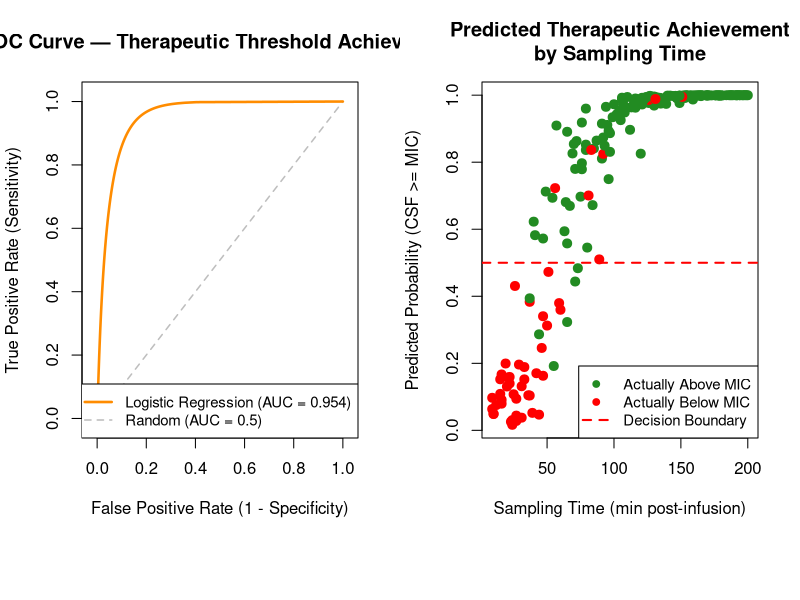
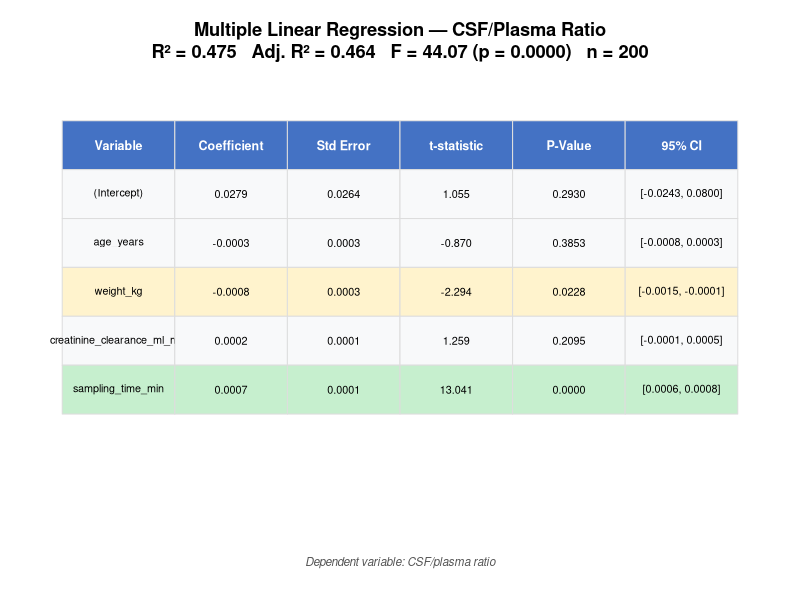

Source code (R) for these figures, in order:
# ==============================================================================
# Statistical Analysis: Doripenem BBB Penetration Study (R)
# ==============================================================================
# Based on: Margetis et al. (2011) "Penetration of Intact Blood-Brain Barrier
#           by Doripenem" — Antimicrob Agents Chemother, 55(7):3637-3638
#           https://pmc.ncbi.nlm.nih.gov/articles/PMC3122383/
#
# Analyses performed (NOT in the original paper):
#   Part A — Correlation & Multiple Linear Regression
#   Part B — Logistic Regression for Therapeutic Threshold + ROC/AUC
#
# Variables analysed: age, weight, creatinine clearance, sampling time,
#                     CSF/plasma ratio.
# Dataset: Synthetic (n=200), consistent with published PK profiles.
# ==============================================================================

# --- Install packages if needed ---
required_pkgs <- c("pROC")
for (pkg in required_pkgs) {
  if (!requireNamespace(pkg, quietly = TRUE)) {
    install.packages(pkg, repos = "https://cloud.r-project.org", quiet = TRUE)
  }
}

library(pROC)

# ==============================================================================
# 0. LOAD DATA
# ==============================================================================
df <- read.csv("doripenem_bbb_synthetic_data.csv", stringsAsFactors = FALSE)

cat("======================================================================\n")
cat("DORIPENEM BBB PENETRATION — STATISTICAL ANALYSIS (R)\n")
cat("======================================================================\n\n")
cat(sprintf("Dataset: n = %d patients\n", nrow(df)))
cat(sprintf("Therapeutic threshold met (CSF >= 0.25 ug/ml): %d/%d (%.1f%%)\n\n",
            sum(df$therapeutic_threshold_met), nrow(df),
            100 * mean(df$therapeutic_threshold_met)))

# ==============================================================================
# DEFINE ANALYSIS VARIABLES
# ==============================================================================
# Five core variables used consistently across all analyses
analysis_vars <- c("age_years", "weight_kg", "creatinine_clearance_ml_min",
                   "sampling_time_min", "csf_plasma_ratio")
# Predictors for regression models (all except the outcome)
predictor_vars <- c("age_years", "weight_kg", "creatinine_clearance_ml_min",
                    "sampling_time_min")

# ==============================================================================
# PART A: CORRELATION ANALYSIS & MULTIPLE LINEAR REGRESSION
# ==============================================================================
cat("\n======================================================================\n")
cat("PART A: CORRELATION ANALYSIS & MULTIPLE LINEAR REGRESSION\n")
cat("======================================================================\n")

# --- A1: Pearson Correlation Matrix ---
cat("\n--- A1: Pearson Correlation Matrix ---\n\n")
corr_matrix <- cor(df[, analysis_vars], method = "pearson")
print(round(corr_matrix, 3))

# --- A2: Spearman Correlations ---
cat("\n--- A2: Spearman Rank Correlations (CSF/plasma ratio vs. covariates) ---\n\n")
for (v in predictor_vars) {
  test <- cor.test(df[[v]], df$csf_plasma_ratio, method = "spearman", exact = FALSE)
  sig <- ifelse(test$p.value < 0.001, "***",
         ifelse(test$p.value < 0.01, "**",
         ifelse(test$p.value < 0.05, "*", "ns")))
  cat(sprintf("  CSF/plasma ratio vs %35s: rho = %+.3f, p = %.4f %s\n",
              v, test$estimate, test$p.value, sig))
}

# --- A3: Multiple Linear Regression ---
cat("\n--- A3: Multiple Linear Regression ---\n")
cat("    Outcome: CSF/Plasma Ratio\n")
cat("    Predictors: age, weight, CrCl, sampling_time\n\n")

ols_model <- lm(csf_plasma_ratio ~ age_years + weight_kg +
                  creatinine_clearance_ml_min + sampling_time_min, data = df)
print(summary(ols_model))

# NOTE: Figure 1 (correlation heatmap + scatter) is generated by analysis.py

# ==============================================================================
# PART B: LOGISTIC REGRESSION — THERAPEUTIC THRESHOLD
# ==============================================================================
cat("\n\n======================================================================\n")
cat("PART B: LOGISTIC REGRESSION — THERAPEUTIC THRESHOLD ACHIEVEMENT\n")
cat("======================================================================\n")
cat("\n    Outcome: CSF >= 0.25 ug/ml (binary)\n")
cat("    Predictors: age, weight, CrCl, sampling_time\n\n")

# --- B1: Logistic Regression ---
logit_model <- glm(therapeutic_threshold_met ~ age_years + weight_kg +
                     creatinine_clearance_ml_min + sampling_time_min,
                   data = df, family = binomial(link = "logit"))
print(summary(logit_model))

# Odds ratios with 95% CI
cat("\n--- Odds Ratios with 95% CI ---\n\n")
or <- exp(coef(logit_model))
ci <- exp(confint(logit_model))
or_table <- data.frame(
  Odds_Ratio = round(or, 4),
  OR_lower_95 = round(ci[, 1], 4),
  OR_upper_95 = round(ci[, 2], 4),
  p_value = round(summary(logit_model)$coefficients[, 4], 4)
)
print(or_table)

# --- B2: ROC Curve & AUC ---
pred_prob <- predict(logit_model, type = "response")
roc_obj <- roc(df$therapeutic_threshold_met, pred_prob, quiet = TRUE)
auc_val <- auc(roc_obj)

cat(sprintf("\n--- ROC Analysis ---\n"))
cat(sprintf("  AUC = %.3f\n", auc_val))

# --- Figure 5: ROC Plot ---
png("figure5_logistic_regression.png", width = 1600, height = 750, res = 150)
par(mfrow = c(1, 2), oma = c(3, 0, 0, 0))

# Smoothed ROC curve using binormal method, plotted manually
roc_smooth <- smooth(roc_obj, method = "binormal")
smooth_fpr <- 1 - roc_smooth$specificities
smooth_tpr <- roc_smooth$sensitivities
ord <- order(smooth_fpr)

plot(NA, xlim = c(-0.02, 1.02), ylim = c(-0.02, 1.02),
     main = "ROC Curve — Therapeutic Threshold Achievement",
     xlab = "False Positive Rate (1 - Specificity)",
     ylab = "True Positive Rate (Sensitivity)")
segments(0, 0, 1, 1, col = "gray", lty = 2, lwd = 1.5)
lines(smooth_fpr[ord], smooth_tpr[ord], col = "darkorange", lwd = 2.5)
legend("bottomright",
       legend = c(sprintf("Logistic Regression (AUC = %.3f)", auc_val),
                  "Random (AUC = 0.5)"),
       col = c("darkorange", "gray"), lty = c(1, 2), lwd = c(2.5, 1.5),
       cex = 0.9)

# Predicted probability by sampling time
plot(df$sampling_time_min, pred_prob,
     col = ifelse(df$therapeutic_threshold_met == 1, "forestgreen", "red"),
     pch = 19, cex = 1.2,
     xlab = "Sampling Time (min post-infusion)",
     ylab = "Predicted Probability (CSF >= MIC)",
     main = "Predicted Therapeutic Achievement\nby Sampling Time")
abline(h = 0.5, col = "red", lty = 2, lwd = 2)
legend("bottomright",
       legend = c("Actually Above MIC", "Actually Below MIC", "Decision Boundary"),
       col = c("forestgreen", "red", "red"),
       pch = c(19, 19, NA), lty = c(NA, NA, 2), lwd = c(NA, NA, 2),
       cex = 0.9)

mtext("Model includes all 4 predictors (age, weight, CrCl, sampling time); sampling time plotted as the dominant predictor (p < 0.001).",
      side = 1, line = 3.5, cex = 0.65, font = 3, col = "#555555", outer = TRUE)

dev.off()
cat("\nSaved: figure5_logistic_regression.png\n")

# ==============================================================================
# Figure 3: Full OLS Regression Summary Table
# ==============================================================================
ols_summary <- summary(ols_model)
ols_coefs <- ols_summary$coefficients
ols_ci <- confint(ols_model)

ols_tab <- data.frame(
  Variable = rownames(ols_coefs),
  Coefficient = sprintf("%.4f", ols_coefs[, "Estimate"]),
  Std_Error = sprintf("%.4f", ols_coefs[, "Std. Error"]),
  t_statistic = sprintf("%.3f", ols_coefs[, "t value"]),
  P_Value = sprintf("%.4f", ols_coefs[, "Pr(>|t|)"]),
  CI_95 = sprintf("[%.4f, %.4f]", ols_ci[, 1], ols_ci[, 2]),
  stringsAsFactors = FALSE
)

png("figure3_ols_summary.png", width = 1400, height = 450, res = 150)
par(mar = c(4, 1, 4, 1))
plot.new()

title(main = sprintf("Multiple Linear Regression — CSF/Plasma Ratio\nR² = %.3f   Adj. R² = %.3f   F = %.2f (p = %.4f)   n = %d",
                      ols_summary$r.squared, ols_summary$adj.r.squared,
                      ols_summary$fstatistic[1],
                      pf(ols_summary$fstatistic[1], ols_summary$fstatistic[2], ols_summary$fstatistic[3], lower.tail = FALSE),
                      nrow(df)),
      cex.main = 1.1, font.main = 2)

col_names <- c("Variable", "Coefficient", "Std Error", "t-statistic", "P-Value", "95% CI")
n_rows <- nrow(ols_tab)
n_cols <- length(col_names)

x_positions <- seq(0.02, 0.98, length.out = n_cols + 1)
y_start <- 0.82
row_height <- 0.12

# Header
for (j in 1:n_cols) {
  rect(x_positions[j], y_start, x_positions[j + 1], y_start + row_height,
       col = "#4472c4", border = "#dddddd")
  text((x_positions[j] + x_positions[j + 1]) / 2, y_start + row_height / 2,
       col_names[j], col = "white", font = 2, cex = 0.75)
}

# Data rows
for (i in 1:n_rows) {
  y_pos <- y_start - i * row_height
  p_val <- ols_coefs[i, "Pr(>|t|)"]
  bg_col <- ifelse(p_val < 0.001, "#c6efce", ifelse(p_val < 0.05, "#fff3cd", "#f8f9fa"))
  row_data <- c(ols_tab$Variable[i], ols_tab$Coefficient[i], ols_tab$Std_Error[i],
                ols_tab$t_statistic[i], ols_tab$P_Value[i], ols_tab$CI_95[i])
  for (j in 1:n_cols) {
    rect(x_positions[j], y_pos, x_positions[j + 1], y_pos + row_height,
         col = bg_col, border = "#dddddd")
    text((x_positions[j] + x_positions[j + 1]) / 2, y_pos + row_height / 2,
         row_data[j], cex = 0.65)
  }
}

mtext("Dependent variable: CSF/plasma ratio", side = 1, line = 1.5,
      cex = 0.7, font = 3, col = "#555555")

dev.off()
cat("Saved: figure3_ols_summary.png\n")

# NOTE: Figure 2 (p-value summary) and Figure 4 (odds ratios + forest plot)
#       are generated by analysis.py

# ==============================================================================
# SUMMARY
# ==============================================================================
cat("\n\n======================================================================\n")
cat("ANALYSIS COMPLETE\n")
cat("======================================================================\n")
cat("
Files generated (R):
  - figure3_ols_summary.png            (full OLS regression table)
  - figure5_logistic_regression.png    (ROC curve + probability plot)

Files generated by analysis.py:
  - figure1_correlation_analysis.png   (heatmap + scatter plot)
  - figure2_pvalue_summary.png         (comprehensive p-value table)
  - figure4_odds_ratios.png            (odds ratios + forest plot)

Analyses performed:
  Part A: Pearson & Spearman correlations, Multiple Linear Regression (OLS)
  Part B: Logistic Regression with odds ratios, ROC/AUC
\n")
